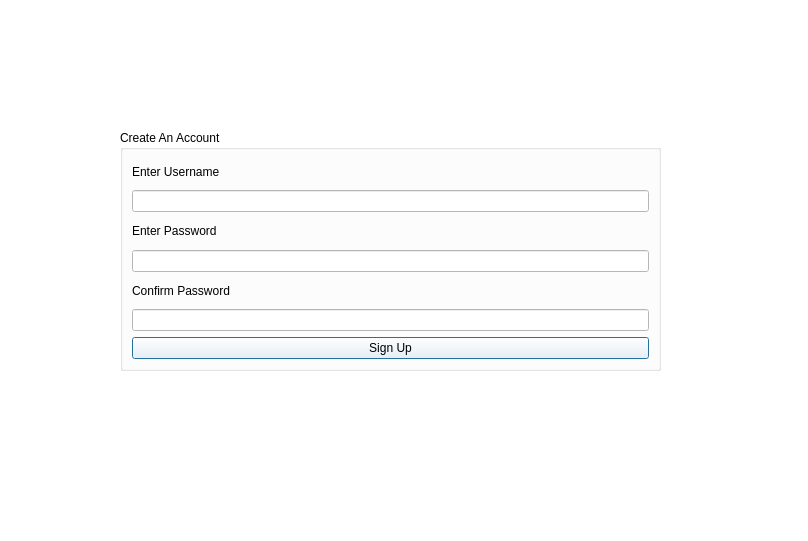
<?xml version="1.0" encoding="UTF-8"?>
<ui version="4.0">
 <class>signup</class>
 <widget class="QDialog" name="signup">
  <property name="geometry">
   <rect>
    <x>0</x>
    <y>0</y>
    <width>808</width>
    <height>541</height>
   </rect>
  </property>
  <property name="palette">
   <palette>
    <active>
     <colorrole role="WindowText">
      <brush brushstyle="SolidPattern">
       <color alpha="255">
        <red>0</red>
        <green>0</green>
        <blue>0</blue>
       </color>
      </brush>
     </colorrole>
     <colorrole role="Button">
      <brush brushstyle="SolidPattern">
       <color alpha="255">
        <red>255</red>
        <green>255</green>
        <blue>255</blue>
       </color>
      </brush>
     </colorrole>
     <colorrole role="Light">
      <brush brushstyle="SolidPattern">
       <color alpha="255">
        <red>255</red>
        <green>255</green>
        <blue>255</blue>
       </color>
      </brush>
     </colorrole>
     <colorrole role="Midlight">
      <brush brushstyle="SolidPattern">
       <color alpha="255">
        <red>255</red>
        <green>255</green>
        <blue>255</blue>
       </color>
      </brush>
     </colorrole>
     <colorrole role="Dark">
      <brush brushstyle="SolidPattern">
       <color alpha="255">
        <red>127</red>
        <green>127</green>
        <blue>127</blue>
       </color>
      </brush>
     </colorrole>
     <colorrole role="Mid">
      <brush brushstyle="SolidPattern">
       <color alpha="255">
        <red>170</red>
        <green>170</green>
        <blue>170</blue>
       </color>
      </brush>
     </colorrole>
     <colorrole role="Text">
      <brush brushstyle="SolidPattern">
       <color alpha="255">
        <red>0</red>
        <green>0</green>
        <blue>0</blue>
       </color>
      </brush>
     </colorrole>
     <colorrole role="BrightText">
      <brush brushstyle="SolidPattern">
       <color alpha="255">
        <red>255</red>
        <green>255</green>
        <blue>255</blue>
       </color>
      </brush>
     </colorrole>
     <colorrole role="ButtonText">
      <brush brushstyle="SolidPattern">
       <color alpha="255">
        <red>0</red>
        <green>0</green>
        <blue>0</blue>
       </color>
      </brush>
     </colorrole>
     <colorrole role="Base">
      <brush brushstyle="SolidPattern">
       <color alpha="255">
        <red>255</red>
        <green>255</green>
        <blue>255</blue>
       </color>
      </brush>
     </colorrole>
     <colorrole role="Window">
      <brush brushstyle="SolidPattern">
       <color alpha="255">
        <red>255</red>
        <green>255</green>
        <blue>255</blue>
       </color>
      </brush>
     </colorrole>
     <colorrole role="Shadow">
      <brush brushstyle="SolidPattern">
       <color alpha="255">
        <red>0</red>
        <green>0</green>
        <blue>0</blue>
       </color>
      </brush>
     </colorrole>
     <colorrole role="AlternateBase">
      <brush brushstyle="SolidPattern">
       <color alpha="255">
        <red>255</red>
        <green>255</green>
        <blue>255</blue>
       </color>
      </brush>
     </colorrole>
     <colorrole role="ToolTipBase">
      <brush brushstyle="SolidPattern">
       <color alpha="255">
        <red>255</red>
        <green>255</green>
        <blue>220</blue>
       </color>
      </brush>
     </colorrole>
     <colorrole role="ToolTipText">
      <brush brushstyle="SolidPattern">
       <color alpha="255">
        <red>0</red>
        <green>0</green>
        <blue>0</blue>
       </color>
      </brush>
     </colorrole>
     <colorrole role="PlaceholderText">
      <brush brushstyle="SolidPattern">
       <color alpha="127">
        <red>0</red>
        <green>0</green>
        <blue>0</blue>
       </color>
      </brush>
     </colorrole>
     <colorrole role="Accent">
      <brush brushstyle="SolidPattern">
       <color alpha="255">
        <red>255</red>
        <green>255</green>
        <blue>255</blue>
       </color>
      </brush>
     </colorrole>
    </active>
    <inactive>
     <colorrole role="WindowText">
      <brush brushstyle="SolidPattern">
       <color alpha="255">
        <red>0</red>
        <green>0</green>
        <blue>0</blue>
       </color>
      </brush>
     </colorrole>
     <colorrole role="Button">
      <brush brushstyle="SolidPattern">
       <color alpha="255">
        <red>255</red>
        <green>255</green>
        <blue>255</blue>
       </color>
      </brush>
     </colorrole>
     <colorrole role="Light">
      <brush brushstyle="SolidPattern">
       <color alpha="255">
        <red>255</red>
        <green>255</green>
        <blue>255</blue>
       </color>
      </brush>
     </colorrole>
     <colorrole role="Midlight">
      <brush brushstyle="SolidPattern">
       <color alpha="255">
        <red>255</red>
        <green>255</green>
        <blue>255</blue>
       </color>
      </brush>
     </colorrole>
     <colorrole role="Dark">
      <brush brushstyle="SolidPattern">
       <color alpha="255">
        <red>127</red>
        <green>127</green>
        <blue>127</blue>
       </color>
      </brush>
     </colorrole>
     <colorrole role="Mid">
      <brush brushstyle="SolidPattern">
       <color alpha="255">
        <red>170</red>
        <green>170</green>
        <blue>170</blue>
       </color>
      </brush>
     </colorrole>
     <colorrole role="Text">
      <brush brushstyle="SolidPattern">
       <color alpha="255">
        <red>0</red>
        <green>0</green>
        <blue>0</blue>
       </color>
      </brush>
     </colorrole>
     <colorrole role="BrightText">
      <brush brushstyle="SolidPattern">
       <color alpha="255">
        <red>255</red>
        <green>255</green>
        <blue>255</blue>
       </color>
      </brush>
     </colorrole>
     <colorrole role="ButtonText">
      <brush brushstyle="SolidPattern">
       <color alpha="255">
        <red>0</red>
        <green>0</green>
        <blue>0</blue>
       </color>
      </brush>
     </colorrole>
     <colorrole role="Base">
      <brush brushstyle="SolidPattern">
       <color alpha="255">
        <red>255</red>
        <green>255</green>
        <blue>255</blue>
       </color>
      </brush>
     </colorrole>
     <colorrole role="Window">
      <brush brushstyle="SolidPattern">
       <color alpha="255">
        <red>255</red>
        <green>255</green>
        <blue>255</blue>
       </color>
      </brush>
     </colorrole>
     <colorrole role="Shadow">
      <brush brushstyle="SolidPattern">
       <color alpha="255">
        <red>0</red>
        <green>0</green>
        <blue>0</blue>
       </color>
      </brush>
     </colorrole>
     <colorrole role="AlternateBase">
      <brush brushstyle="SolidPattern">
       <color alpha="255">
        <red>255</red>
        <green>255</green>
        <blue>255</blue>
       </color>
      </brush>
     </colorrole>
     <colorrole role="ToolTipBase">
      <brush brushstyle="SolidPattern">
       <color alpha="255">
        <red>255</red>
        <green>255</green>
        <blue>220</blue>
       </color>
      </brush>
     </colorrole>
     <colorrole role="ToolTipText">
      <brush brushstyle="SolidPattern">
       <color alpha="255">
        <red>0</red>
        <green>0</green>
        <blue>0</blue>
       </color>
      </brush>
     </colorrole>
     <colorrole role="PlaceholderText">
      <brush brushstyle="SolidPattern">
       <color alpha="127">
        <red>0</red>
        <green>0</green>
        <blue>0</blue>
       </color>
      </brush>
     </colorrole>
     <colorrole role="Accent">
      <brush brushstyle="SolidPattern">
       <color alpha="255">
        <red>255</red>
        <green>255</green>
        <blue>255</blue>
       </color>
      </brush>
     </colorrole>
    </inactive>
    <disabled>
     <colorrole role="WindowText">
      <brush brushstyle="SolidPattern">
       <color alpha="255">
        <red>127</red>
        <green>127</green>
        <blue>127</blue>
       </color>
      </brush>
     </colorrole>
     <colorrole role="Button">
      <brush brushstyle="SolidPattern">
       <color alpha="255">
        <red>255</red>
        <green>255</green>
        <blue>255</blue>
       </color>
      </brush>
     </colorrole>
     <colorrole role="Light">
      <brush brushstyle="SolidPattern">
       <color alpha="255">
        <red>255</red>
        <green>255</green>
        <blue>255</blue>
       </color>
      </brush>
     </colorrole>
     <colorrole role="Midlight">
      <brush brushstyle="SolidPattern">
       <color alpha="255">
        <red>255</red>
        <green>255</green>
        <blue>255</blue>
       </color>
      </brush>
     </colorrole>
     <colorrole role="Dark">
      <brush brushstyle="SolidPattern">
       <color alpha="255">
        <red>127</red>
        <green>127</green>
        <blue>127</blue>
       </color>
      </brush>
     </colorrole>
     <colorrole role="Mid">
      <brush brushstyle="SolidPattern">
       <color alpha="255">
        <red>170</red>
        <green>170</green>
        <blue>170</blue>
       </color>
      </brush>
     </colorrole>
     <colorrole role="Text">
      <brush brushstyle="SolidPattern">
       <color alpha="255">
        <red>127</red>
        <green>127</green>
        <blue>127</blue>
       </color>
      </brush>
     </colorrole>
     <colorrole role="BrightText">
      <brush brushstyle="SolidPattern">
       <color alpha="255">
        <red>255</red>
        <green>255</green>
        <blue>255</blue>
       </color>
      </brush>
     </colorrole>
     <colorrole role="ButtonText">
      <brush brushstyle="SolidPattern">
       <color alpha="255">
        <red>127</red>
        <green>127</green>
        <blue>127</blue>
       </color>
      </brush>
     </colorrole>
     <colorrole role="Base">
      <brush brushstyle="SolidPattern">
       <color alpha="255">
        <red>255</red>
        <green>255</green>
        <blue>255</blue>
       </color>
      </brush>
     </colorrole>
     <colorrole role="Window">
      <brush brushstyle="SolidPattern">
       <color alpha="255">
        <red>255</red>
        <green>255</green>
        <blue>255</blue>
       </color>
      </brush>
     </colorrole>
     <colorrole role="Shadow">
      <brush brushstyle="SolidPattern">
       <color alpha="255">
        <red>0</red>
        <green>0</green>
        <blue>0</blue>
       </color>
      </brush>
     </colorrole>
     <colorrole role="AlternateBase">
      <brush brushstyle="SolidPattern">
       <color alpha="255">
        <red>255</red>
        <green>255</green>
        <blue>255</blue>
       </color>
      </brush>
     </colorrole>
     <colorrole role="ToolTipBase">
      <brush brushstyle="SolidPattern">
       <color alpha="255">
        <red>255</red>
        <green>255</green>
        <blue>220</blue>
       </color>
      </brush>
     </colorrole>
     <colorrole role="ToolTipText">
      <brush brushstyle="SolidPattern">
       <color alpha="255">
        <red>0</red>
        <green>0</green>
        <blue>0</blue>
       </color>
      </brush>
     </colorrole>
     <colorrole role="PlaceholderText">
      <brush brushstyle="SolidPattern">
       <color alpha="127">
        <red>127</red>
        <green>127</green>
        <blue>127</blue>
       </color>
      </brush>
     </colorrole>
     <colorrole role="Accent">
      <brush brushstyle="SolidPattern">
       <color alpha="255">
        <red>255</red>
        <green>255</green>
        <blue>255</blue>
       </color>
      </brush>
     </colorrole>
    </disabled>
   </palette>
  </property>
  <property name="windowTitle">
   <string>Dialog</string>
  </property>
  <widget class="QGroupBox" name="groupBox">
   <property name="geometry">
    <rect>
     <x>120</x>
     <y>130</y>
     <width>541</width>
     <height>241</height>
    </rect>
   </property>
   <property name="title">
    <string>Create An Account</string>
   </property>
   <layout class="QVBoxLayout" name="verticalLayout">
    <item>
     <widget class="QLabel" name="label_username">
      <property name="text">
       <string>Enter Username</string>
      </property>
     </widget>
    </item>
    <item>
     <widget class="QLineEdit" name="lineEdit_username"/>
    </item>
    <item>
     <widget class="QLabel" name="label_password">
      <property name="text">
       <string>Enter Password</string>
      </property>
     </widget>
    </item>
    <item>
     <widget class="QLineEdit" name="lineEdit_password"/>
    </item>
    <item>
     <widget class="QLabel" name="label_confirmPassword">
      <property name="text">
       <string>Confirm Password</string>
      </property>
     </widget>
    </item>
    <item>
     <widget class="QLineEdit" name="lineEdit_confirmPassword"/>
    </item>
    <item>
     <widget class="QPushButton" name="pushButton_signup">
      <property name="text">
       <string>Sign Up</string>
      </property>
     </widget>
    </item>
   </layout>
  </widget>
 </widget>
 <resources/>
 <connections/>
</ui>
